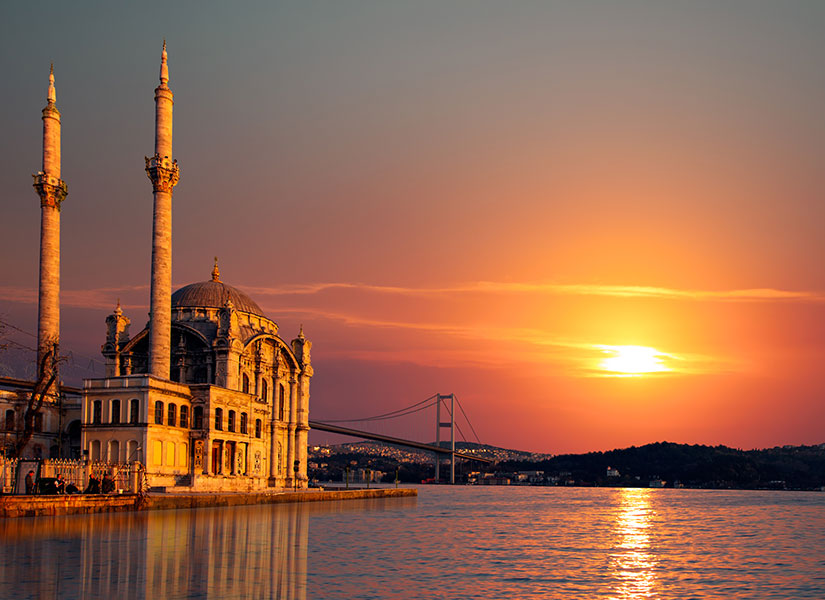
#> input picture OpenCv ie Görüntü İşleme 3/2.Bölüm/1.jpg, 825 x 600 px
$ python filtre.py
#> lines starting #> are read from the running program, lines starting #| are printed output that depends on the picture
# -*- coding: utf-8 -*-
"""
@author: Asli Toplu
"""
import cv2
import numpy as np

img=cv2.imread("1.jpg")
#> img is the input picture: shape (600, 825, 3); mean B, G, R 78.6, 102.3, 150.3

#kernel=np.ones((10,10),np.float32)/100
#dst=cv2.filter2D(img,-1,kernel)
"""blur 1/9"""

#dst=cv2.blur(img,(10,10))
"""blur  1/9"""
#dst=cv2.GaussianBlur(img,(5,5),0)
"""yumuşama 1/16"""

#dst=cv2.medianBlur(img,5)

#filter=np.array([[-1,-1,-1],
#                 [-1,9,-1],
#                 [-1,-1,-1]])
#dst=cv2.filter2D(img,-1,filter)

#filter=np.array([[0.272,0.534,0.131],
#                 [0.349,0.686,0.168],
#                 [0.393,0.769,0.189]])
#dst=cv2.transform(img,filter)

filter=np.array([[0,1,0],
                 [0,0,0],
                 [0,-1,0]])
dst=cv2.filter2D(img,-1,filter)+64
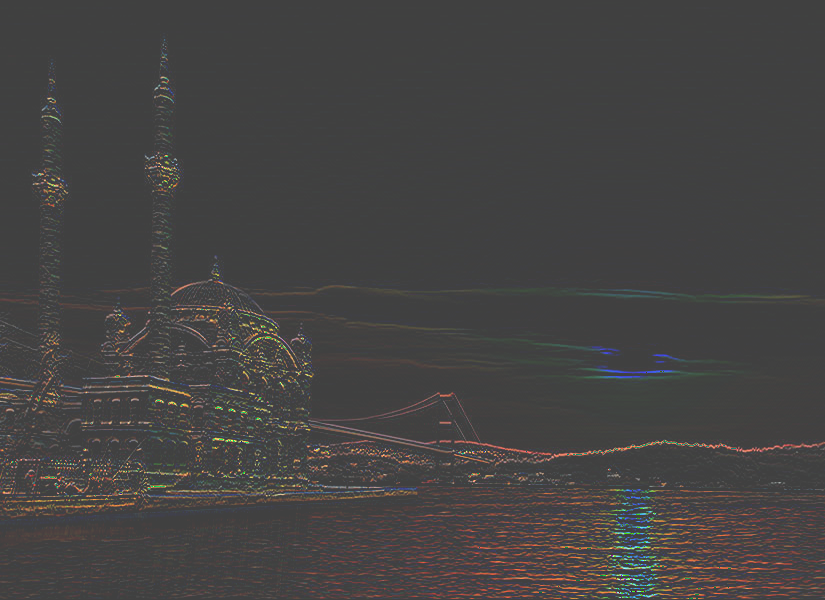
#> dst: shape (600, 825, 3); mean B, G, R 66.9, 67.5, 69.2


cv2.imshow("img",img)
cv2.imshow("dst",dst)
cv2.waitKey()

cv2.destroyAllWindows()
